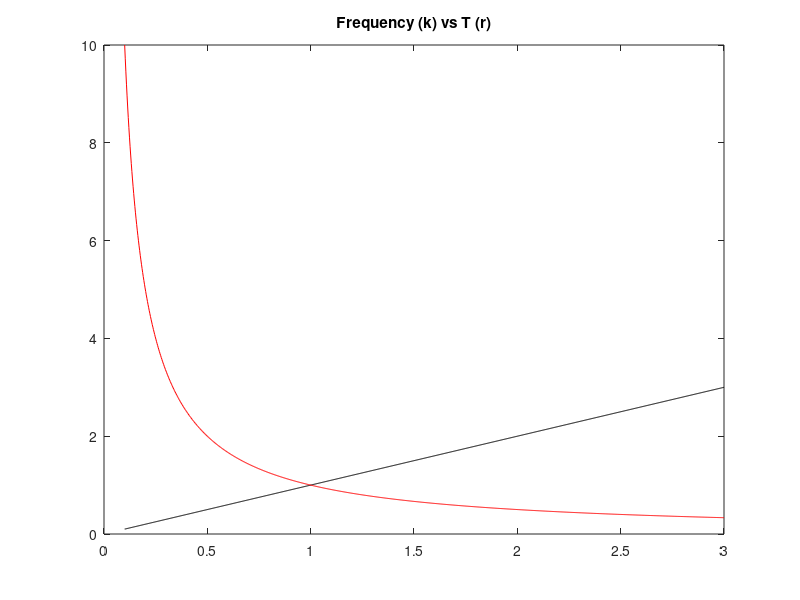
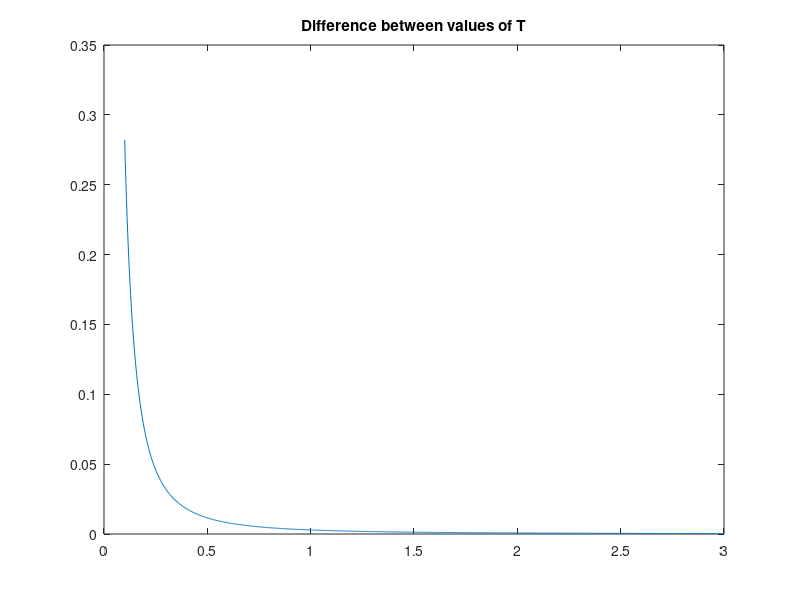

Here is the MATLAB script that generated these plots, in order:
% Frequency vs Period visualizations
x = linspace(0.1,3,1000);
y_series = [];
for i=1:numel(x)
    y_series(i) = 1/x(i);
end

figure
plot(x,x,'k',x,y_series,'r');
title('Frequency (k) vs T (r)')

diff_series = [];
for i=2:numel(y_series)
    diff_series(i-1) = y_series(i-1)-y_series(i);
end

diff_series(1000) = 0;
figure
plot(x,diff_series);
title('Difference between values of T')

s = [x;y_series]'

% dif=fopen('output_FvsT.txt','w');
% for i=1:length(x)
% fprintf(dif,'%10.5f %10.5f\n',x(i),y_series(i));
% end